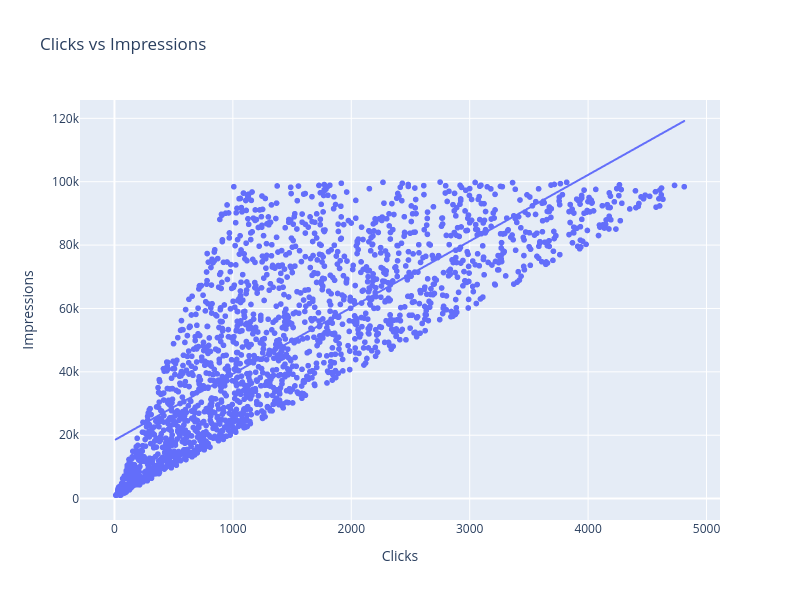

The cell this chart's notebook holds for it:
### Code cell
# Scatterplot: Clicks vs Impressions

fig = px.scatter(mydata, 
                 y='impressions', 
                 x='clicks',
                 title='Clicks vs Impressions',
                 labels={'impressions': 'Impressions', 'clicks': 'Clicks'},
                 trendline='ols')

fig.update_layout(
    xaxis_title='Clicks',
    yaxis_title='Impressions',
    width=800,
    height=600
)

fig.show()

### Figure 1 — Plotly figure (JSON) as saved in the notebook; plotly's stock layout.template omitted (floating-point values rounded to 4 significant figures; data arrays with more than 128 entries replaced by an {"elided": "..."} marker saying what was removed)
{"data": [{"hovertemplate": "Clicks=%{x}<br>Impressions=%{y}<extra></extra>", "legendgroup": "", "marker": {"color": "#636efa", "symbol": "circle"}, "mode": "markers", "name": "", "showlegend": false, "type": "scattergl", "x": {"elided": "2020 int values"}, "xaxis": "x", "y": {"elided": "2020 int values"}, "yaxis": "y"}, {"hovertemplate": "<b>OLS trendline</b><br>impressions = 20.9341 * clicks + 18423.1<br>R<sup>2</sup>=0.631347<br><br>Clicks=%{x}<br>Impressions=%{y} <b>(trend)</b><extra></extra>", "legendgroup": "", "marker": {"color": "#636efa", "symbol": "circle"}, "mode": "lines", "name": "", "showlegend": false, "type": "scattergl", "x": {"elided": "2020 int values"}, "xaxis": "x", "y": {"elided": "2020 float values"}, "yaxis": "y"}], "layout": {"height": 600, "legend": {"tracegroupgap": 0}, "title": {"text": "Clicks vs Impressions"}, "width": 800, "xaxis": {"anchor": "y", "domain": [0, 1], "title": {"text": "Clicks"}}, "yaxis": {"anchor": "x", "domain": [0, 1], "title": {"text": "Impressions"}}}}
